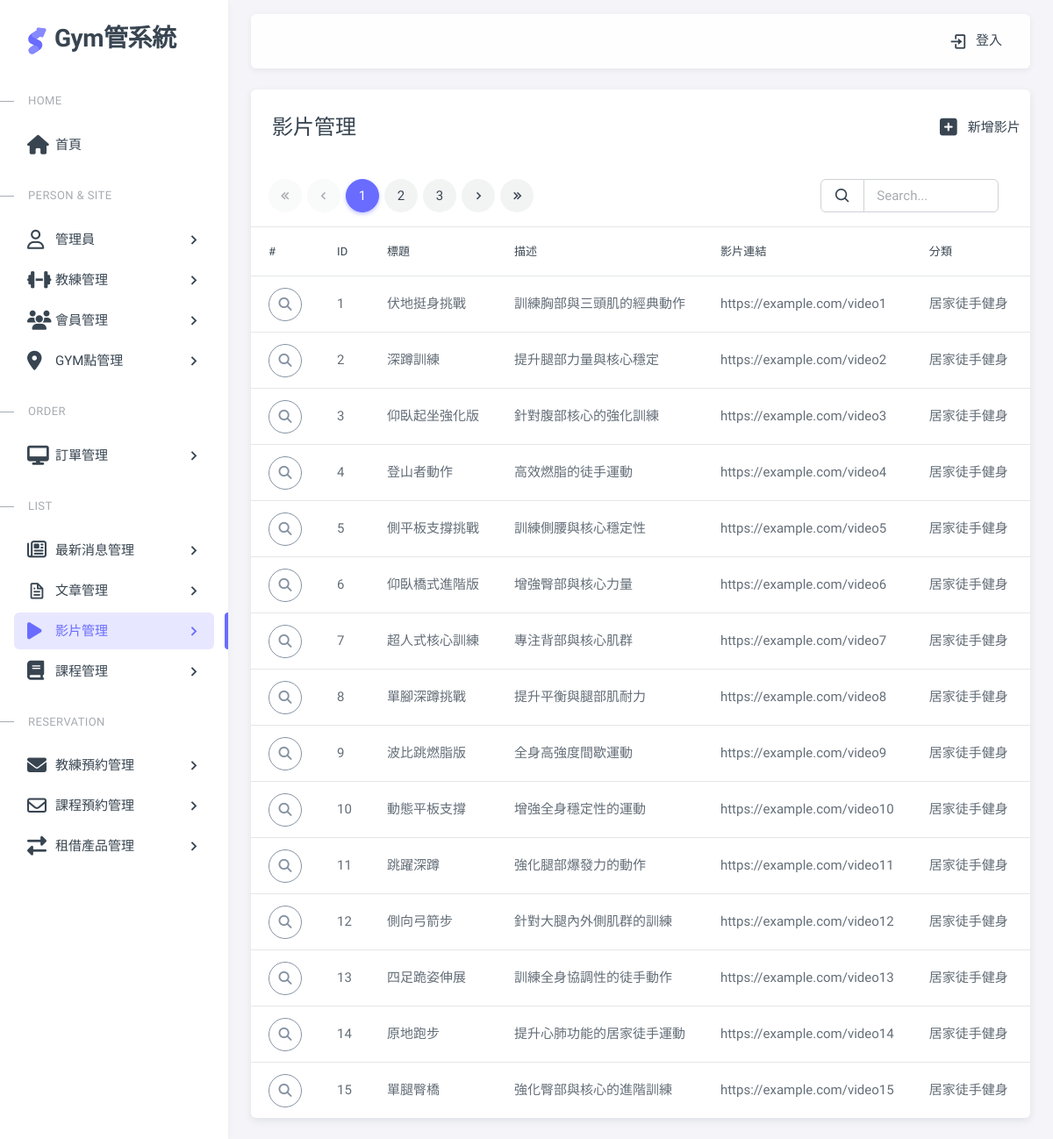
The app's page /pages/videos.php with its own data.
### tables this page shows
CREATE TABLE Videos (
    videos_id INT AUTO_INCREMENT PRIMARY KEY,    
    title VARCHAR(255) NOT NULL,          
    description TEXT,                     
    video_url VARCHAR(255) NOT NULL,      
    category VARCHAR(50) NOT NULL,        
    status INT NOT NULL            
);

### pages/videos.php (the view, shortened to what this page needs)
<?php require __DIR__ . '/includes/init.php';?>
<?php
$perPage = 15;
$page = isset($_GET['page']) ? intval($_GET['page']) : 1;
$where =" WHERE 1 ";
$t_sql = "SELECT count(*) FROM Videos $where";
$totalRows = $pdo->query($t_sql)->fetch(PDO::FETCH_NUM)[0];
if($totalRows>0){
  $sql = sprintf("SELECT * FROM `Videos` %s
  LIMIT %s, %s", $where,
  ($page -1) * $perPage,
  $perPage);
  $rows = $pdo->query($sql)->fetchAll();
}
$totalPages = ceil($totalRows/$perPage);
?>
<?php include __DIR__ . '/includes/html-header.php'; ?>
<?php include __DIR__ . '/includes/html-sidebar.php'; ?>
<?php include __DIR__ . '/includes/html-layout-navbar.php'; ?>
<?php include __DIR__ . '/includes/html-content wrapper-start.php'; ?>
<div class="card">
  <div class="row">
    <div class="col-10">
      <h4 class="card-header">影片管理</h4>
    </div>
    <div class="col-2 card-header d-flex align-items-center justify-content-center">
      <a href="videos-add.php" class="nav-link">
        <span class="d-none d-sm-block">
        <i class="fa-solid fa-square-plus fa-xl mx-3"></i>新增影片</span>
      </a>
    </div>
  </div>
  <div class="row">
      <div class="col-lg-8 mx-5 ">
        <div class="demo-inline-spacing">
          <nav aria-label="Page navigation ">
            <ul class="pagination">
              <li class="page-item first" <?=$page==1?'disabled':''?> >
                <a class="page-link" href="?page=1"><i class="tf-icon bx bx-chevrons-left bx-sm"></i></a>
              </li>
              <li class="page-item prev <?=$page==1?'disabled':''?>">
                <a class="page-link" href="?page=<?=$page-1?>">
                  <i class="tf-icon bx bx-chevron-left bx-sm"></i>
                </a>
              </li>
              <?php for($i = 1; $i <= $totalPages; $i++):
                  $qs = array_filter($_GET);
                  $qs['page']= $i ?>
                <li class="page-item <?=$page == $i?'active':''?> ">
                  <a class="page-link" href="?<?=http_build_query($qs)?>"><?=$i?></a>
                </li>
              <?php endfor;?>
              <li class="page-item next <?=$page==$totalPages?'disabled':''?>" >
                <a class="page-link" href="?page=<?=$page+1?>"><i class="tf-icon bx bx-chevron-right bx-sm"></i></a>
              </li>
              <li class="page-item last" <?=$page==$totalPages?'disabled':''?>>
                <a class="page-link" href="?page=<?=$totalPages?>"><i class="tf-icon bx bx-chevrons-right bx-sm"></i></a>
              </li>
            </ul>
          </nav>
        </div>
      </div>
      <div class="col-lg-3 me-5  d-flex align-items-center justify-content-end">
        <form class="d-flex  ">
            <div class="input-group">
                  <button class="input-group-text">
                    <i class="tf-icons bx bx-search"></i>
                  </button>
              <input type="search" class="form-control" placeholder="Search..." name="keyword" value="<?=empty($_GET['keyword'])?'':htmlentities($_GET['keyword'])?>">
            </div>
        </form>
      </div>
    </div>
  <div class="table-responsive text-nowrap">
    <table class="table table-hover">
      <thead>
        <tr>
          <th>#</th>
          <th>ID</th>
          <th>標題</th>
          <th>描述</th>
          <th>影片連結</th>
          <th>分類</th>
          <th>發布狀態</th>
        </tr>
      </thead>
      <tbody class="table-border-bottom-0">
        <?php foreach($rows as $v):?>
        <tr>
          <td>
            <button type="button" class="btn rounded-pill btn-icon btn-outline-secondary" data-bs-toggle="modal"  data-bs-target="#exLargeModal"  data-videos-id="<?=$v['videos_id']?>" id="viewBtn">
            <i class="fa-solid fa-magnifying-glass"></i>
          </button>
        </td>
          <td title="<?=$v['videos_id']?>"><?=$v['videos_id']?></td>
          <td  title="<?=$v['title']?>"><?=$v['title']?></td>
          <td  title="<?=htmlentities($v['description'])?>">
            <?=htmlentities($v['description'])?></td>
          <td  title="<?=htmlentities($v['video_url'])?>">
            <?=htmlentities($v['video_url'])?></td>
          <td title="<?=htmlentities($v['category'])?>">
            <?=htmlentities($v['category'])?></td>
          <td>
          </td>
        </tr>
        <?php endforeach;?>
      </tbody>
    </table>
  </div>
</div>
        </div>
<?php include __DIR__ . '/includes/html-content wrapper-end.php'; ?>
<?php include __DIR__ . '/includes/html-footer.php'; ?>

### assets/css/demo.css (style rules this page uses)
.demo-inline-spacing > * { margin: 1rem 0.375rem 0 0 !important; }

### pages/videos.php (style rules this page uses)
td { overflow: hidden; text-overflow: ellipsis; white-space: nowrap; }

### records on screen
videos: videos_id "1", title "伏地挺身挑戰", description "訓練胸部與三頭肌的經典動作", video_url "https://example.com/video1", category "居家徒手健身"
videos: videos_id "2", title "深蹲訓練", description "提升腿部力量與核心穩定", video_url "https://example.com/video2", category "居家徒手健身"
videos: videos_id "3", title "仰臥起坐強化版", description "針對腹部核心的強化訓練", video_url "https://example.com/video3", category "居家徒手健身"
videos: videos_id "4", title "登山者動作", description "高效燃脂的徒手運動", video_url "https://example.com/video4", category "居家徒手健身"
videos: videos_id "5", title "側平板支撐挑戰", description "訓練側腰與核心穩定性", video_url "https://example.com/video5", category "居家徒手健身"
videos: videos_id "6", title "仰臥橋式進階版", description "增強臀部與核心力量", video_url "https://example.com/video6", category "居家徒手健身"
videos: videos_id "7", title "超人式核心訓練", description "專注背部與核心肌群", video_url "https://example.com/video7", category "居家徒手健身"
videos: videos_id "8", title "單腳深蹲挑戰", description "提升平衡與腿部肌耐力", video_url "https://example.com/video8", category "居家徒手健身"
videos: videos_id "9", title "波比跳燃脂版", description "全身高強度間歇運動", video_url "https://example.com/video9", category "居家徒手健身"
videos: videos_id "10", title "動態平板支撐", description "增強全身穩定性的運動", video_url "https://example.com/video10", category "居家徒手健身"
videos: videos_id "11", title "跳躍深蹲", description "強化腿部爆發力的動作", video_url "https://example.com/video11", category "居家徒手健身"
videos: videos_id "12", title "側向弓箭步", description "針對大腿內外側肌群的訓練", video_url "https://example.com/video12", category "居家徒手健身"
videos: videos_id "13", title "四足跪姿伸展", description "訓練全身協調性的徒手動作", video_url "https://example.com/video13", category "居家徒手健身"
videos: videos_id "14", title "原地跑步", description "提升心肺功能的居家徒手運動", video_url "https://example.com/video14", category "居家徒手健身"
videos: videos_id "15", title "單腿臀橋", description "強化臀部與核心的進階訓練", video_url "https://example.com/video15", category "居家徒手健身"
